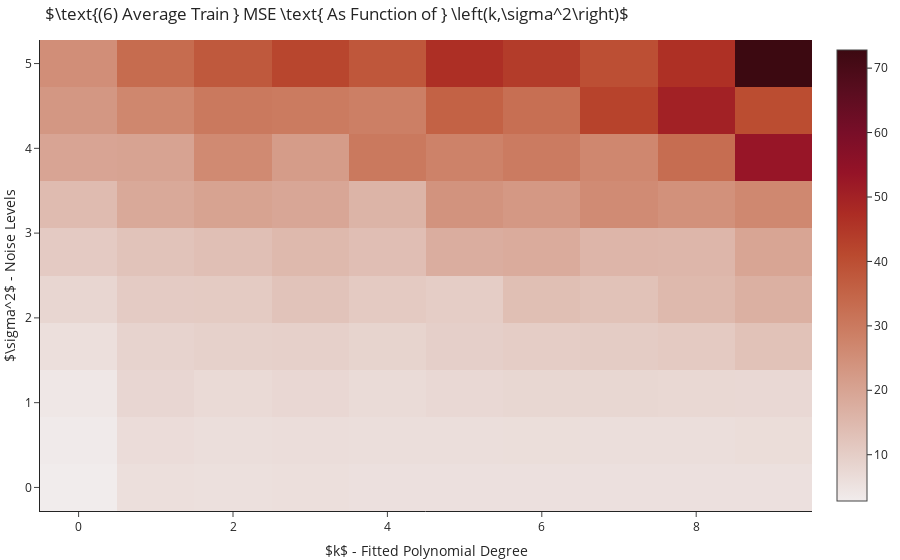

The notebook cell saved with this chart:
### Markdown cell above
# Time To Think...

In the above figure, we observe the following trends:
- As already seen before, for the noise-free data, once we reach the correct $k$ we achieve zero MSE.
- Across all values of $k$, as we increase $\sigma^2$ we get higher MSE values.
- For all noise levels, we manage to reduce MSE values by increasing $k$.

So, by choosing a **richer** hypothesis class (i.e. larger and that can express more functions - polynomials of higher
degree) we are able to choose an hypothesis that fits the **observed** data **better**, regardless to how noisy the data is.
Try and think how the above heatmap would look if instead of calculating the MSE over the training samples (i.e train error)
we would have calculated it over a **new** set of test samples drawn from the same distribution.

Use the below code to create a test set. Change the code generating figure 6 such that the reported error is a test error. Do not forget to add the noise (that depends on $\sigma^2$) to the test data. What has changed between what we observe for the train error to the test error? What happens for high/low values of $\sigma^2$? What happens for high/low values of $k$?

### Code cell
# Generate the x values of the test set
testX = np.linspace(-1.2, 2, 40)[1::2].reshape(-1,1)

# Generate the noisy y values of the test set. Set the noise level (the scale parameter) according to the specific setting


from sklearn.model_selection import ParameterGrid

df = []
for setting in ParameterGrid(dict(k=range(10), s=np.linspace(0, 5, 10), repetition=range(10))):
    y = y_ + np.random.normal(scale=setting["s"], size=len(y_))
    testY = response(testX) + np.random.normal(scale=setting["s"], size=len(y_))
    y_hat = make_pipeline(PolynomialFeatures(setting["k"]), LinearRegression(fit_intercept=False)).fit(X, y).predict(testX)
    
    df.append([setting["k"], setting["s"], np.mean((testY-y_hat)**2)])
    
df = pd.DataFrame.from_records(df, columns=["k", "sigma","mse"]).groupby(["k","sigma"]).mean().reset_index()

go.Figure(go.Heatmap(x=df.k, y=df.sigma, z=df.mse, colorscale="amp"),
          layout=go.Layout(title=r"$\text{(6) Average Train } MSE \text{ As Function of } \left(k,\sigma^2\right)$", 
                           xaxis_title=r"$k$ - Fitted Polynomial Degree",
                           yaxis_title=r"$\sigma^2$ - Noise Levels")).show()

### Figure 1 — Plotly figure (JSON) as saved in the notebook; plotly's stock layout.template omitted (floating-point values rounded to 4 significant figures)
{"data": [{"colorscale": [[0, "rgb(241, 236, 236)"], [0.09091, "rgb(230, 209, 203)"], [0.1818, "rgb(221, 182, 170)"], [0.2727, "rgb(213, 156, 137)"], [0.3636, "rgb(205, 129, 103)"], [0.4545, "rgb(196, 102, 73)"], [0.5455, "rgb(186, 74, 47)"], [0.6364, "rgb(172, 44, 36)"], [0.7273, "rgb(149, 19, 39)"], [0.8182, "rgb(120, 14, 40)"], [0.9091, "rgb(89, 13, 31)"], [1, "rgb(60, 9, 17)"]], "type": "heatmap", "x": [0, 0, 0, 0, 0, 0, 0, 0, 0, 0, 1, 1, 1, 1, 1, 1, 1, 1, 1, 1, 2, 2, 2, 2, 2, 2, 2, 2, 2, 2, 3, 3, 3, 3, 3, 3, 3, 3, 3, 3, 4, 4, 4, 4, 4, 4, 4, 4, 4, 4, 5, 5, 5, 5, 5, 5, 5, 5, 5, 5, 6, 6, 6, 6, 6, 6, 6, 6, 6, 6, 7, 7, 7, 7, 7, 7, 7, 7, 7, 7, 8, 8, 8, 8, 8, 8, 8, 8, 8, 8, 9, 9, 9, 9, 9, 9, 9, 9, 9, 9], "y": [0, 0.5556, 1.111, 1.667, 2.222, 2.778, 3.333, 3.889, 4.444, 5, 0, 0.5556, 1.111, 1.667, 2.222, 2.778, 3.333, 3.889, 4.444, 5, 0, 0.5556, 1.111, 1.667, 2.222, 2.778, 3.333, 3.889, 4.444, 5, 0, 0.5556, 1.111, 1.667, 2.222, 2.778, 3.333, 3.889, 4.444, 5, 0, 0.5556, 1.111, 1.667, 2.222, 2.778, 3.333, 3.889, 4.444, 5, 0, 0.5556, 1.111, 1.667, 2.222, 2.778, 3.333, 3.889, 4.444, 5, 0, 0.5556, 1.111, 1.667, 2.222, 2.778, 3.333, 3.889, 4.444, 5, 0, 0.5556, 1.111, 1.667, 2.222, 2.778, 3.333, 3.889, 4.444, 5, 0, 0.5556, 1.111, 1.667, 2.222, 2.778, 3.333, 3.889, 4.444, 5, 0, 0.5556, 1.111, 1.667, 2.222, 2.778, 3.333, 3.889, 4.444, 5], "z": [2.817, 3.185, 3.881, 5.827, 7.988, 10.76, 14.44, 19.84, 23.12, 25.18, 5.861, 6.471, 7.889, 8.597, 10.53, 12.37, 18.8, 20.08, 26.88, 33.26, 5.749, 6.11, 7.058, 9.237, 10.65, 13.34, 20.31, 26.2, 30.18, 37.65, 5.864, 6.279, 7.681, 9.306, 12.41, 14.93, 19.38, 21.88, 29.75, 41.83, 5.571, 6.064, 6.908, 8.557, 10.94, 13.55, 16.16, 30.13, 28.74, 37.96, 5.571, 6.008, 7.462, 9.657, 10.22, 17.76, 24.05, 27.95, 35.51, 46.77, 5.571, 6.232, 7.759, 10.15, 13.53, 18.17, 22.9, 29.63, 32.57, 43.96, 5.571, 6.059, 7.807, 10.34, 12.75, 15.78, 25.93, 26.82, 42.54, 39.87, 5.571, 6.146, 7.635, 10.88, 14.94, 15.55, 24.49, 33.04, 50.12, 46.59, 5.571, 6.411, 7.513, 12.83, 17.08, 19.75, 26.55, 53.28, 40.42, 72.81]}], "layout": {"title": {"text": "$\\text{(6) Average Train } MSE \\text{ As Function of } \\left(k,\\sigma^2\\right)$"}, "xaxis": {"title": {"text": "$k$ - Fitted Polynomial Degree"}}, "yaxis": {"title": {"text": "$\\sigma^2$ - Noise Levels"}}}}
